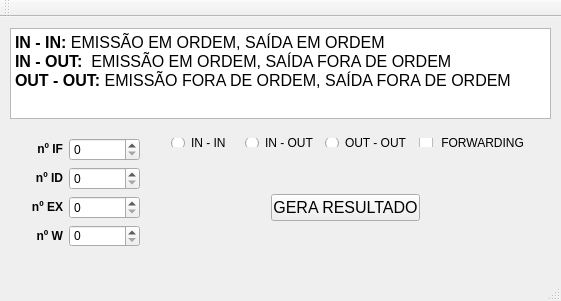
<?xml version="1.0" encoding="UTF-8"?>
<ui version="4.0">
 <class>Menu</class>
 <widget class="QMainWindow" name="Menu">
  <property name="geometry">
   <rect>
    <x>0</x>
    <y>0</y>
    <width>561</width>
    <height>301</height>
   </rect>
  </property>
  <property name="windowTitle">
   <string>Menu</string>
  </property>
  <widget class="QWidget" name="centralWidget">
   <widget class="QTextBrowser" name="textBrowser">
    <property name="geometry">
     <rect>
      <x>10</x>
      <y>11</y>
      <width>541</width>
      <height>91</height>
     </rect>
    </property>
    <property name="html">
     <string>&lt;!DOCTYPE HTML PUBLIC &quot;-//W3C//DTD HTML 4.0//EN&quot; &quot;http://www.w3.org/TR/REC-html40/strict.dtd&quot;&gt;
&lt;html&gt;&lt;head&gt;&lt;meta name=&quot;qrichtext&quot; content=&quot;1&quot; /&gt;&lt;style type=&quot;text/css&quot;&gt;
p, li { white-space: pre-wrap; }
&lt;/style&gt;&lt;/head&gt;&lt;body style=&quot; font-family:'Sans Serif'; font-size:9pt; font-weight:400; font-style:normal;&quot;&gt;
&lt;p style=&quot; margin-top:0px; margin-bottom:0px; margin-left:0px; margin-right:0px; -qt-block-indent:0; text-indent:0px;&quot;&gt;&lt;span style=&quot; font-size:12pt; font-weight:600;&quot;&gt;IN - IN: &lt;/span&gt;&lt;span style=&quot; font-size:12pt;&quot;&gt;EMISSÃO EM ORDEM, SAÍDA EM ORDEM	&lt;/span&gt;&lt;/p&gt;
&lt;p style=&quot; margin-top:0px; margin-bottom:0px; margin-left:0px; margin-right:0px; -qt-block-indent:0; text-indent:0px;&quot;&gt;&lt;span style=&quot; font-size:12pt; font-weight:600;&quot;&gt;IN - OUT:&lt;/span&gt;&lt;span style=&quot; font-size:12pt;&quot;&gt;  EMISSÃO EM ORDEM, SAÍDA FORA DE ORDEM	&lt;/span&gt;&lt;/p&gt;
&lt;p style=&quot; margin-top:0px; margin-bottom:0px; margin-left:0px; margin-right:0px; -qt-block-indent:0; text-indent:0px;&quot;&gt;&lt;span style=&quot; font-size:12pt; font-weight:600;&quot;&gt;OUT - OUT: &lt;/span&gt;&lt;span style=&quot; font-size:12pt;&quot;&gt;EMISSÃO FORA DE ORDEM, SAÍDA FORA DE ORDEM	&lt;/span&gt;&lt;/p&gt;
&lt;p style=&quot; margin-top:0px; margin-bottom:0px; margin-left:0px; margin-right:0px; -qt-block-indent:0; text-indent:0px;&quot;&gt;&lt;span style=&quot; font-size:12pt;&quot;&gt;		&lt;/span&gt;&lt;/p&gt;&lt;/body&gt;&lt;/html&gt;</string>
    </property>
   </widget>
   <widget class="QWidget" name="gridLayoutWidget">
    <property name="geometry">
     <rect>
      <x>20</x>
      <y>110</y>
      <width>131</width>
      <height>131</height>
     </rect>
    </property>
    <layout class="QGridLayout" name="gridLayout">
     <item row="3" column="0">
      <widget class="QLabel" name="label_4">
       <property name="text">
        <string>&lt;html&gt;&lt;head/&gt;&lt;body&gt;&lt;p align=&quot;right&quot;&gt;&lt;span style=&quot; font-weight:600;&quot;&gt;nº W&lt;/span&gt;&lt;/p&gt;&lt;/body&gt;&lt;/html&gt;</string>
       </property>
      </widget>
     </item>
     <item row="0" column="0">
      <widget class="QLabel" name="label">
       <property name="text">
        <string>&lt;html&gt;&lt;head/&gt;&lt;body&gt;&lt;p align=&quot;right&quot;&gt;&lt;span style=&quot; font-weight:600;&quot;&gt;nº IF&lt;/span&gt;&lt;/p&gt;&lt;/body&gt;&lt;/html&gt;</string>
       </property>
      </widget>
     </item>
     <item row="2" column="0">
      <widget class="QLabel" name="label_3">
       <property name="text">
        <string>&lt;html&gt;&lt;head/&gt;&lt;body&gt;&lt;p align=&quot;right&quot;&gt;&lt;span style=&quot; font-weight:600;&quot;&gt;nº EX&lt;/span&gt;&lt;/p&gt;&lt;/body&gt;&lt;/html&gt;</string>
       </property>
      </widget>
     </item>
     <item row="1" column="0">
      <widget class="QLabel" name="label_5">
       <property name="text">
        <string>&lt;html&gt;&lt;head/&gt;&lt;body&gt;&lt;p align=&quot;right&quot;&gt;&lt;span style=&quot; font-weight:600;&quot;&gt;nº ID&lt;/span&gt;&lt;/p&gt;&lt;/body&gt;&lt;/html&gt;</string>
       </property>
      </widget>
     </item>
     <item row="0" column="1" colspan="3">
      <widget class="QSpinBox" name="spinBox_if"/>
     </item>
     <item row="1" column="1" colspan="3">
      <widget class="QSpinBox" name="spinBox_id"/>
     </item>
     <item row="2" column="1" colspan="3">
      <widget class="QSpinBox" name="spinBox_ex"/>
     </item>
     <item row="3" column="1" colspan="3">
      <widget class="QSpinBox" name="spinBox_w"/>
     </item>
    </layout>
   </widget>
   <widget class="QLabel" name="label_2">
    <property name="geometry">
     <rect>
      <x>280</x>
      <y>450</y>
      <width>141</width>
      <height>24</height>
     </rect>
    </property>
    <property name="text">
     <string/>
    </property>
   </widget>
   <widget class="QWidget" name="horizontalLayoutWidget">
    <property name="geometry">
     <rect>
      <x>160</x>
      <y>110</y>
      <width>381</width>
      <height>31</height>
     </rect>
    </property>
    <layout class="QHBoxLayout" name="horizontalLayout">
     <item>
      <widget class="QRadioButton" name="radio_in_in">
       <property name="text">
        <string>IN - IN</string>
       </property>
      </widget>
     </item>
     <item>
      <widget class="QRadioButton" name="radio_in_out">
       <property name="text">
        <string>IN - OUT</string>
       </property>
      </widget>
     </item>
     <item>
      <widget class="QRadioButton" name="radio_out_out">
       <property name="text">
        <string>OUT - OUT</string>
       </property>
      </widget>
     </item>
     <item>
      <widget class="QCheckBox" name="check_forwarding">
       <property name="text">
        <string> FORWARDING</string>
       </property>
      </widget>
     </item>
    </layout>
   </widget>
   <widget class="QWidget" name="horizontalLayoutWidget_2">
    <property name="geometry">
     <rect>
      <x>260</x>
      <y>140</y>
      <width>171</width>
      <height>101</height>
     </rect>
    </property>
    <layout class="QHBoxLayout" name="horizontalLayout_2">
     <item>
      <widget class="QPushButton" name="Button_gera">
       <property name="font">
        <font>
         <pointsize>12</pointsize>
        </font>
       </property>
       <property name="text">
        <string>GERA RESULTADO</string>
       </property>
      </widget>
     </item>
    </layout>
   </widget>
  </widget>
  <widget class="QMenuBar" name="menuBar">
   <property name="geometry">
    <rect>
     <x>0</x>
     <y>0</y>
     <width>561</width>
     <height>20</height>
    </rect>
   </property>
  </widget>
  <widget class="QToolBar" name="mainToolBar">
   <attribute name="toolBarArea">
    <enum>TopToolBarArea</enum>
   </attribute>
   <attribute name="toolBarBreak">
    <bool>false</bool>
   </attribute>
  </widget>
  <widget class="QStatusBar" name="statusBar"/>
 </widget>
 <layoutdefault spacing="6" margin="11"/>
 <resources/>
 <connections/>
</ui>
